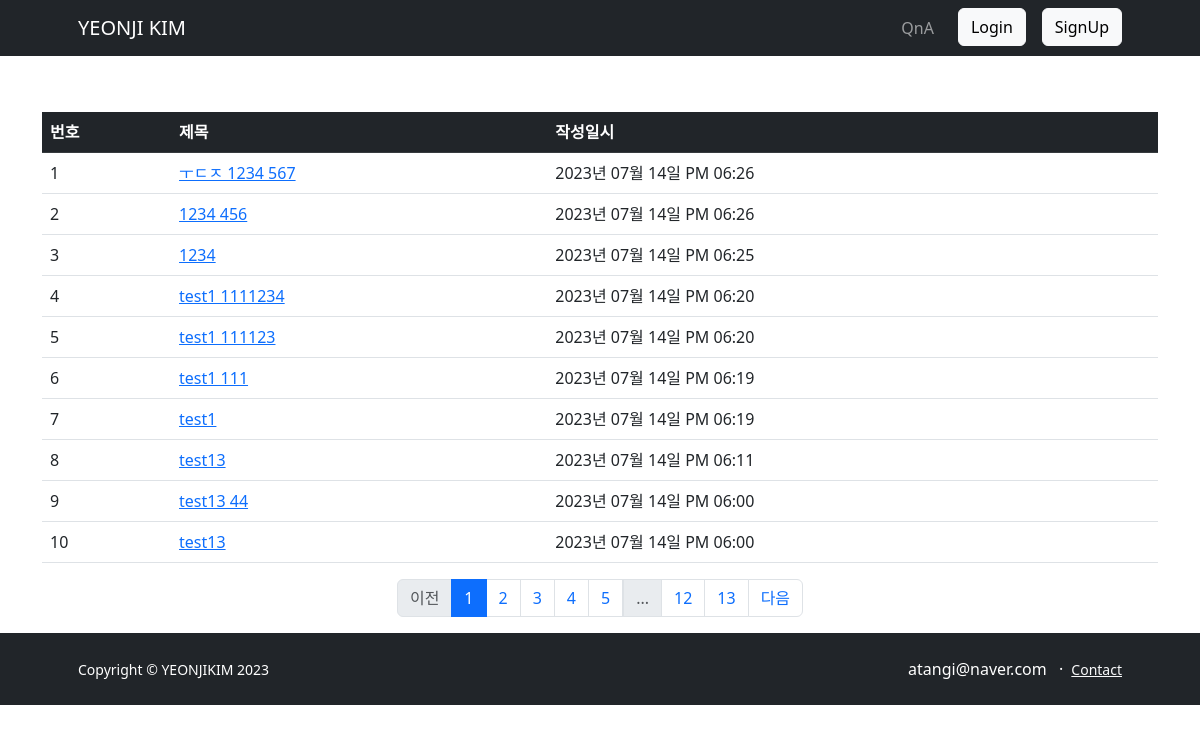
Page /question/list/ on the committed database.
### app/models.py (models this page shows)
class Question(db.Model):
    id = db.Column(db.Integer, primary_key=True)
    subject = db.Column(db.String(200), nullable=False)
    content = db.Column(db.Text(), nullable=False)
    create_date = db.Column(db.DateTime(), nullable=False)
    user_id = db.Column(db.Integer, db.ForeignKey('user.id', ondelete="CASCADE"), nullable=False)
    user = db.relationship('User', backref=db.backref('question_set'))

### app/views/question_views.py (the view)
@question.route('/list/')
def _list():
    page = request.args.get('page', type=int, default=1)  # 페이지
    question_list = Question.query.order_by(Question.create_date.desc())
    question_list = question_list.paginate(page=page, per_page=10)
    return render_template('question/question_list.html', question_list=question_list)

### app/filter.py (called while the page is built)
def format_datetime(value, fmt='%Y년 %m월 %d일 %p %I:%M'):
    return value.strftime(fmt)

### app/views/auth_views.py (called while the page is built)
@auth.before_app_request
def load_logged_in_user():
    user_id = session.get('user_id')
    if user_id is None:
        g.user = None
    else:
        g.user = User.query.get(user_id)

### app/templates/question/question_list.html (shortened to what this page needs)
{% extends 'base.html' %}
{% block content %}
<div class="container my-3">
    <p>
    <table class="table">
        <thead>
        <tr class="table-dark">
            <th>번호</th>
            <th>제목</th>
            <th>작성일시</th>
        </tr>
        </thead>
        <tbody>
        {% if question_list %}
        {% for question in question_list %}
        <tr>
            <td>{{ ((question_list.page-1) * question_list.per_page) + loop.index }}</td>
            <td>
                <a href="{{ url_for('question.detail', question_id=question.id) }}">{{ question.subject }}</a>
            </td>
            <td>{{ question.create_date | date_time}}</td>
        </tr>
        {% endfor %}
        {% else %}
        <tr>
            <td colspan="3">질문이 없습니다.</td>
        </tr>
        {% endif %}
        </tbody>
    </table>
    <ul class="pagination justify-content-center">
        {% if question_list.has_prev %}
        <li class="page-item">
            <a class="page-link" href="?page={{ question_list.prev_num }}">이전</a>
        </li>
        {% else %}
        <li class="page-item disabled">
            <a class="page-link" tabindex="-1" aria-disabled="true" href="javascript:void(0)">이전</a>
        </li>
        {% endif %}
        {% for page_num in question_list.iter_pages() %}
        {% if page_num %}
        {% if page_num != question_list.page %}
        <li class="page-item">
            <a class="page-link" href="?page={{ page_num }}">{{ page_num }}</a>
        </li>
        {% else %}
        <li class="page-item active" aria-current="page">
            <a class="page-link" href="javascript:void(0)">{{ page_num }}</a>
        </li>
        {% endif %}
        {% else %}
        <li class="disabled">
            <a class="page-link" href="javascript:void(0)">...</a>
        </li>
        {% endif %}
        {% endfor %}
        {% if question_list.has_next %}
        <li class="page-item">
            <a class="page-link" href="?page={{ question_list.next_num }}">다음</a>
        </li>
        {% else %}
        <li class="page-item disabled">
            <a class="page-link" tabindex="-1" aria-disabled="true" href="javascript:void(0)">다음</a>
        </li>
        {% endif %}
    </ul>
    </div>
    {% endblock %}

### rows in the picture
Question: page "1", subject "ㅜㄷㅈ 1234 567", create_date "2023년 07월 14일 PM 06:26"
Question: page "2", subject "1234 456", create_date "2023년 07월 14일 PM 06:26"
Question: page "3", subject "1234", create_date "2023년 07월 14일 PM 06:25"
Question: page "4", subject "test1 1111234", create_date "2023년 07월 14일 PM 06:20"
Question: page "5", subject "test1 111123", create_date "2023년 07월 14일 PM 06:20"
Question: user "6", subject "test1 111", create_date "2023년 07월 14일 PM 06:19"
Question: page "7", subject "test1", create_date "2023년 07월 14일 PM 06:19"
Question: page "8", subject "test13", create_date "2023년 07월 14일 PM 06:11"
Question: page "9", subject "test13 44", create_date "2023년 07월 14일 PM 06:00"
Question: page "10", subject "test13", create_date "2023년 07월 14일 PM 06:00"

### other values in the picture
{{ page_num }} "1"
{{ page_num }} "2" "3" "4" "5" "12" "13"
